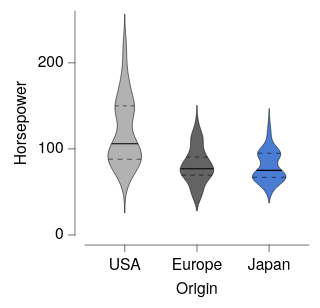

This figure's Vega-Lite source:
### Vega-Lite specification from a JSON file in a GitHub repository (floating-point values rounded to 4 significant figures; data arrays with more than 128 entries replaced by an {"elided": "..."} marker saying what was removed)
{"background": null, "config": {"arc": {"fill": "#DBDBDB", "fillOpacity": 1.0, "innerRadius": 25.0, "padAngle": 0.03, "stroke": "black", "strokeOpacity": 1, "strokeWidth": 0.25}, "area": {"fill": "#DBDBDB", "fillOpacity": 1.0, "stroke": "black", "strokeOpacity": 1, "strokeWidth": 0.25}, "axis": {"domain": true, "domainCap": "round", "domainColor": "black", "domainWidth": 0.25, "grid": false, "gridCap": "round", "gridColor": "#F1F1F1", "gridDash": [0, 0], "gridOpacity": 1.0, "gridWidth": 0.25, "labelColor": "black", "labelFont": "Helvetica Neue, HelveticaNeue, Helvetica, Arial, sans-serif", "labelFontSize": 7, "labelFontStyle": "normal", "labelFontWeight": 400, "offset": 4.5, "ticks": true, "tickCap": "round", "tickColor": "black", "tickRound": false, "tickSize": 3, "tickWidth": 0.25, "titleColor": "black", "titleFont": "Helvetica Neue, HelveticaNeue, Helvetica, Arial, sans-serif", "titleFontSize": 7, "titleFontStyle": "normal", "titleFontWeight": 400}, "axisX": {"domain": true, "labelAlign": "center", "labelAngle": 0, "labels": true, "ticks": true, "translate": 0}, "axisY": {"domain": true, "labelAlign": "right", "labelAngle": 0, "labels": true, "ticks": true, "translate": 0}, "axisRight": {"domain": true, "labelAlign": "left", "labelAngle": 0, "labels": true, "ticks": true, "translate": 0}, "axisTop": {"domain": true, "labelAlign": "center", "labelAngle": 0, "labels": true, "ticks": true, "translate": 0}, "axisBand": {"tickOffset": 0}, "bar": {"fill": "#DBDBDB", "fillOpacity": 1.0, "stroke": "black", "strokeOpacity": 1, "strokeWidth": 0.25}, "boxplot": {"size": 9.0, "ticks": {"cornerRadius": 0.25, "fill": "black", "opacity": 1, "size": 4.5, "thickness": 0.25}, "box": {"fillOpacity": 1.0, "stroke": "black", "strokeOpacity": 1, "strokeWidth": 0.25}, "median": {"cornerRadius": 0, "fill": "black", "fillOpacity": 1.0, "opacity": 1, "size": 9.0, "thickness": 0.25}, "rule": {"fill": "black", "fillOpacity": 1.0, "size": 10.0, "stroke": "black", "strokeDash": [0, 0], "strokeOpacity": 1, "strokeWidth": 0.25}, "outliers": {"color": "black", "fill": "black", "fillOpacity": 1.0, "size": 0, "stroke": "black", "strokeOpacity": 1, "strokeWidth": 0.25}}, "circle": {"fill": "black", "fillOpacity": 1.0, "size": 1.25, "stroke": null, "strokeOpacity": 1, "strokeWidth": 0.25}, "errorband": {"band": {"fillOpacity": 0.6, "stroke": null, "strokeWidth": 0.25, "strokeOpacity": 1}, "borders": {"opacity": 0, "strokeOpacity": 0.25, "strokeWidth": 1}}, "errorbar": {"opacity": 1, "rule": {"strokeDash": [0, 0], "strokeWidth": 0.25}, "ticks": {"color": "black", "cornerRadius": 0.125, "opacity": 1, "size": 6.0, "thickness": 0.25}, "thickness": 0.25}, "font": "Helvetica Neue, HelveticaNeue, Helvetica, Arial, sans-serif", "geoshape": {"fill": "#DBDBDB", "fillOpacity": 1.0, "stroke": "black", "strokeOpacity": 1, "strokeWidth": 0.25}, "header": {"labelColor": "black", "labelFont": "Helvetica Neue, HelveticaNeue, Helvetica, Arial, sans-serif", "labelFontSize": 7, "labelFontStyle": "normal", "labelFontWeight": 400, "titleColor": "black", "titleFont": "Helvetica Neue, HelveticaNeue, Helvetica, Arial, sans-serif", "titleFontSize": 7, "titleFontStyle": "normal", "titleFontWeight": 400, "titlePadding": 0}, "legend": {"disable": false, "offset": 4.5, "titlePadding": 4, "labelOffset": 2, "gradientLabelOffset": 2, "gradientLength": 50.0, "gradientThickness": 5.0, "gradientOpacity": 1.0, "gradientStrokeColor": "black", "gradientStrokeWidth": 0.25, "labelColor": "black", "labelFont": "Helvetica Neue, HelveticaNeue, Helvetica, Arial, sans-serif", "labelFontSize": 7, "labelFontStyle": "normal", "labelFontWeight": 400, "strokeColor": "black", "strokeWidth": 0, "symbolSize": 42, "symbolStrokeColor": "black", "symbolStrokeWidth": 0.25, "titleColor": "black", "titleFont": "Helvetica Neue, HelveticaNeue, Helvetica, Arial, sans-serif", "titleFontSize": 7, "titleFontStyle": "normal", "titleFontWeight": 400}, "line": {"color": "black", "stroke": "black", "strokeCap": "butt", "strokeDash": [0, 0], "strokeOpacity": 1, "strokeWidth": 0.5}, "point": {"filled": true, "fill": "#DBDBDB", "fillOpacity": 1.0, "size": 5.0, "stroke": "black", "strokeOpacity": 1, "strokeWidth": 0.25}, "range": {"category": ["#B2B2B2", "#636363", "#4A7CD3", "#008542", "#382864", "#509F98", "#284F93", "#005226", "#A398D6", "#173633"], "diverging": {"scheme": ["#443E60", "#5F597E", "#7C759B", "#9994B6", "#B7B4CC", "#D6D5DC", "#F6F6F6", "#D1DAD9", "#A4C2BF", "#7AA9A4", "#578E89", "#37736E", "#1B5954"]}, "heatmap": {"scheme": ["#32022B", "#43044D", "#4C196E", "#4D338C", "#484DA6", "#3A68BB", "#1D83CA", "#1D9CCB", "#23B5C9", "#28CDC5", "#4DE0B4", "#91EE9F"]}, "ordinal": {"scheme": ["#F1F1F1", "#DBDBDB", "#C6C6C6", "#B2B2B2", "#9D9D9D", "#898989", "#767676", "#636363", "#515151", "#404040", "#2F2F2F", "#1F1F1F"]}, "ramp": {"scheme": ["#32022B", "#43044D", "#4C196E", "#4D338C", "#484DA6", "#3A68BB", "#1D83CA", "#1D9CCB", "#23B5C9", "#28CDC5", "#4DE0B4", "#91EE9F"]}}, "rule": {"color": "black", "stroke": "black", "strokeCap": "round", "strokeDash": [2, 2], "strokeOpacity": 1, "strokeWidth": 0.25}, "scale": {"bandPaddingInner": 0.1, "bandPaddingOuter": 0.1, "round": false}, "rect": {"fill": "#DBDBDB", "fillOpacity": 1.0, "stroke": "black", "strokeOpacity": 1, "strokeWidth": 0.25}, "square": {"fill": "#DBDBDB", "fillOpacity": 1.0, "size": 10.0, "stroke": "black", "strokeOpacity": 1, "strokeWidth": 0.25}, "text": {"color": "black", "font": "Helvetica Neue, HelveticaNeue, Helvetica, Arial, sans-serif", "fontSize": 7, "fontStyle": "normal", "fontWeight": 400}, "tick": {"color": "black", "cornerRadius": 0.125, "opacity": 1.0, "size": 9.0, "thickness": 0.25}, "title": {"anchor": "middle", "frame": "group", "color": "black", "font": "Helvetica Neue, HelveticaNeue, Helvetica, Arial, sans-serif", "fontSize": 7, "fontStyle": "normal", "fontWeight": 400, "subtitleColor": "black", "subtitleFont": "Helvetica Neue, HelveticaNeue, Helvetica, Arial, sans-serif", "subtitleFontSize": "Helvetica Neue, HelveticaNeue, Helvetica, Arial, sans-serif", "subtitleFontStyle": "normal", "subtitleFontWeight": 400}, "trail": {"color": "black", "opacity": 1, "size": 0.5}, "view": {"continuousWidth": 100, "continuousHeight": 100, "discreteWidth": 100, "discreteHeight": 100, "fill": null, "stroke": null, "strokeWidth": 0.25}}, "layer": [{"data": {"name": "data-2eeccbe1e1e57146e4b88570bd2fc898"}, "mark": {"type": "line", "fillOpacity": 1.0, "filled": true, "stroke": "black", "strokeOpacity": 1, "strokeWidth": 0.25}, "encoding": {"color": {"field": "__group", "legend": null, "scale": {"domain": ["USA", "Europe", "Japan"]}, "sort": ["USA", "Europe", "Japan"], "title": null, "type": "nominal"}, "order": {"field": "__order", "type": "quantitative"}, "x": {"axis": null, "field": "__x", "scale": {"domain": [0, 100], "padding": 0}, "type": "quantitative"}, "y": {"field": "__y", "title": "Horsepower", "type": "quantitative"}}}, {"data": {"values": [{"__group": "USA", "__y": 88.0, "__x": 10.35, "__x2": 25.13, "__dysonsphere__": 1}]}, "mark": {"type": "rule", "color": "black", "strokeCap": "butt", "strokeDash": [2.111, 2.111], "strokeWidth": 0.25}, "encoding": {"x": {"axis": null, "field": "__x", "scale": {"domain": [0, 100], "padding": 0}, "type": "quantitative"}, "x2": {"field": "__x2"}, "y": {"field": "__y", "title": "Horsepower", "type": "quantitative"}}}, {"data": {"values": [{"__group": "USA", "__y": 150.0, "__x": 13.39, "__x2": 22.1, "__dysonsphere__": 1}]}, "mark": {"type": "rule", "color": "black", "strokeCap": "butt", "strokeDash": [1.742, 1.742], "strokeWidth": 0.25}, "encoding": {"x": {"axis": null, "field": "__x", "scale": {"domain": [0, 100], "padding": 0}, "type": "quantitative"}, "x2": {"field": "__x2"}, "y": {"field": "__y", "title": "Horsepower", "type": "quantitative"}}}, {"data": {"values": [{"__group": "Europe", "__y": 69.5, "__x": 43.2, "__x2": 56.8, "__dysonsphere__": 1}]}, "mark": {"type": "rule", "color": "black", "strokeCap": "butt", "strokeDash": [1.944, 1.944], "strokeWidth": 0.25}, "encoding": {"x": {"axis": null, "field": "__x", "scale": {"domain": [0, 100], "padding": 0}, "type": "quantitative"}, "x2": {"field": "__x2"}, "y": {"field": "__y", "title": "Horsepower", "type": "quantitative"}}}, {"data": {"values": [{"__group": "Europe", "__y": 90.5, "__x": 45.23, "__x2": 54.77, "__dysonsphere__": 1}]}, "mark": {"type": "rule", "color": "black", "strokeCap": "butt", "strokeDash": [1.907, 1.907], "strokeWidth": 0.25}, "encoding": {"x": {"axis": null, "field": "__x", "scale": {"domain": [0, 100], "padding": 0}, "type": "quantitative"}, "x2": {"field": "__x2"}, "y": {"field": "__y", "title": "Horsepower", "type": "quantitative"}}}, {"data": {"values": [{"__group": "Japan", "__y": 67.0, "__x": 74.78, "__x2": 89.74, "__dysonsphere__": 1}]}, "mark": {"type": "rule", "color": "black", "strokeCap": "butt", "strokeDash": [2.137, 2.137], "strokeWidth": 0.25}, "encoding": {"x": {"axis": null, "field": "__x", "scale": {"domain": [0, 100], "padding": 0}, "type": "quantitative"}, "x2": {"field": "__x2"}, "y": {"field": "__y", "title": "Horsepower", "type": "quantitative"}}}, {"data": {"values": [{"__group": "Japan", "__y": 95.0, "__x": 77.14, "__x2": 87.38, "__dysonsphere__": 1}]}, "mark": {"type": "rule", "color": "black", "strokeCap": "butt", "strokeDash": [2.049, 2.049], "strokeWidth": 0.25}, "encoding": {"x": {"axis": null, "field": "__x", "scale": {"domain": [0, 100], "padding": 0}, "type": "quantitative"}, "x2": {"field": "__x2"}, "y": {"field": "__y", "title": "Horsepower", "type": "quantitative"}}}, {"data": {"values": [{"__group": "USA", "__y": 105.3, "__x": 11.71, "__x2": 23.78, "__dysonsphere__": 1}, {"__group": "USA", "__y": 105.6, "__x": 11.75, "__x2": 23.73, "__dysonsphere__": 1}, {"__group": "USA", "__y": 106.0, "__x": 11.82, "__x2": 23.66, "__dysonsphere__": 1}, {"__group": "USA", "__y": 106.7, "__x": 11.94, "__x2": 23.54, "__dysonsphere__": 1}, {"__group": "Europe", "__y": 76.35, "__x": 42.52, "__x2": 57.48, "__dysonsphere__": 1}, {"__group": "Europe", "__y": 76.88, "__x": 42.54, "__x2": 57.46, "__dysonsphere__": 1}, {"__group": "Europe", "__y": 77.0, "__x": 42.55, "__x2": 57.45, "__dysonsphere__": 1}, {"__group": "Europe", "__y": 77.5, "__x": 42.59, "__x2": 57.41, "__dysonsphere__": 1}, {"__group": "Europe", "__y": 77.65, "__x": 42.6, "__x2": 57.4, "__dysonsphere__": 1}, {"__group": "Japan", "__y": 74.35, "__x": 76.28, "__x2": 88.24, "__dysonsphere__": 1}, {"__group": "Japan", "__y": 74.63, "__x": 76.38, "__x2": 88.13, "__dysonsphere__": 1}, {"__group": "Japan", "__y": 75.0, "__x": 76.53, "__x2": 87.99, "__dysonsphere__": 1}, {"__group": "Japan", "__y": 75.18, "__x": 76.59, "__x2": 87.92, "__dysonsphere__": 1}, {"__group": "Japan", "__y": 75.65, "__x": 76.77, "__x2": 87.75, "__dysonsphere__": 1}]}, "mark": {"type": "area", "fill": "black", "fillOpacity": 1, "opacity": 1, "stroke": null, "strokeWidth": 0}, "encoding": {"detail": {"field": "__group", "type": "nominal"}, "x": {"axis": null, "field": "__x", "scale": {"domain": [0, 100], "padding": 0}, "type": "quantitative"}, "x2": {"field": "__x2"}, "y": {"field": "__y", "title": "Horsepower", "type": "quantitative"}}}, {"data": {"name": "data-d7a230a7326baf606a19256938f2a2d2"}, "mark": {"type": "bar", "opacity": 0}, "encoding": {"x": {"axis": {}, "field": "Origin", "scale": {"domain": ["USA", "Europe", "Japan"]}, "sort": ["USA", "Europe", "Japan"], "title": "Origin", "type": "nominal"}}, "transform": [{"filter": "false"}]}], "resolve": {"axis": {"x": "independent"}}, "$schema": "https://vega.github.io/schema/vega-lite/v6.4.1.json", "datasets": {"data-2eeccbe1e1e57146e4b88570bd2fc898": {"elided": "1203 records"}, "data-d7a230a7326baf606a19256938f2a2d2": {"elided": "400 records"}}}
